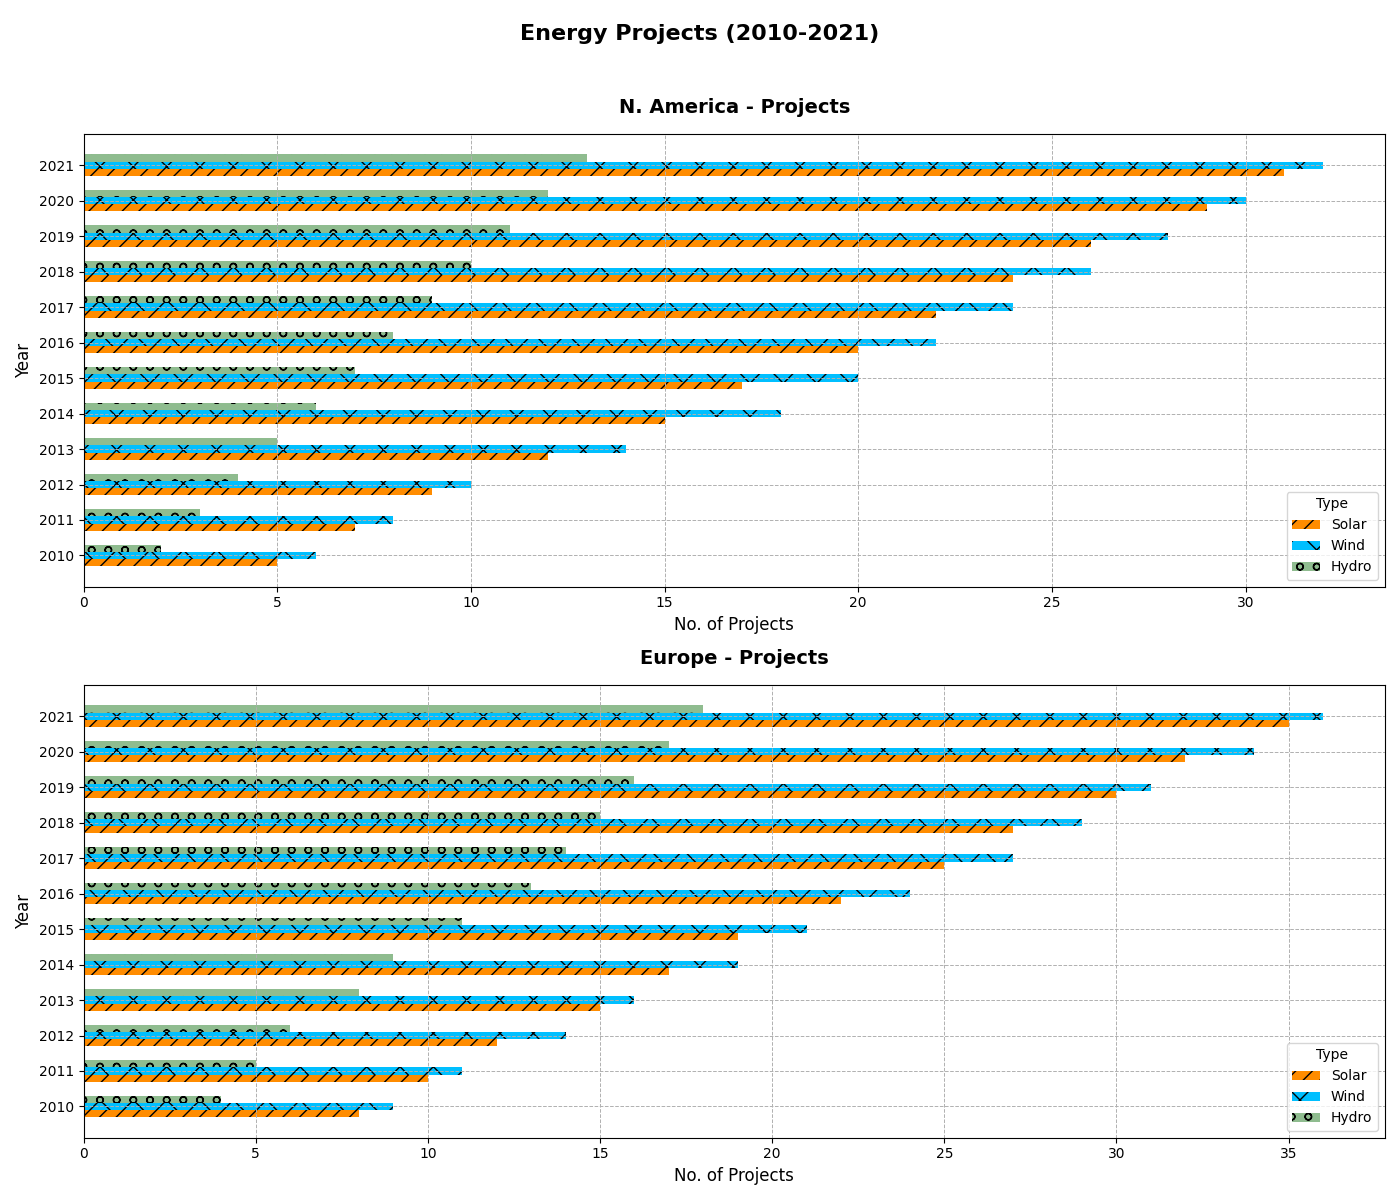

The Python source for this figure:
import matplotlib.pyplot as plt
import numpy as np

years = np.arange(2010, 2022)
regions = ['N. America', 'Europe']  # Asia removed

solar_projects = {
    'North America': [5, 7, 9, 12, 15, 17, 20, 22, 24, 26, 29, 31],
    'Europe': [8, 10, 12, 15, 17, 19, 22, 25, 27, 30, 32, 35],
}

wind_projects = {
    'North America': [6, 8, 10, 14, 18, 20, 22, 24, 26, 28, 30, 32],
    'Europe': [9, 11, 14, 16, 19, 21, 24, 27, 29, 31, 34, 36],
}

hydro_projects = {
    'North America': [2, 3, 4, 5, 6, 7, 8, 9, 10, 11, 12, 13],
    'Europe': [4, 5, 6, 8, 9, 11, 13, 14, 15, 16, 17, 18],
}

fig, ax = plt.subplots(2, 1, figsize=(14, 12))  # Changed from 3 to 2 subplots
height = 0.2

for idx, region in enumerate(regions):
    ax[idx].barh(years - height, solar_projects[region if region != 'N. America' else 'North America'], height=height, label='Solar', color='darkorange', hatch='//')
    ax[idx].barh(years, wind_projects[region if region != 'N. America' else 'North America'], height=height, label='Wind', color='deepskyblue', hatch='x')
    ax[idx].barh(years + height, hydro_projects[region if region != 'N. America' else 'North America'], height=height, label='Hydro', color='darkseagreen', hatch='o')
    
    ax[idx].set_title(f'{region} - Projects', fontsize=14, fontweight='bold', pad=15)
    ax[idx].set_ylabel('Year', fontsize=12)
    ax[idx].set_xlabel('No. of Projects', fontsize=12)
    ax[idx].set_yticks(years)
    ax[idx].set_yticklabels(years, fontsize=10)
    ax[idx].legend(title='Type', loc='best', fontsize=10)
    ax[idx].grid(True, linestyle='--', linewidth=0.7)

fig.suptitle('Energy Projects (2010-2021)', fontsize=16, fontweight='bold')
plt.tight_layout(rect=[0, 0, 1, 0.96])
plt.show()
